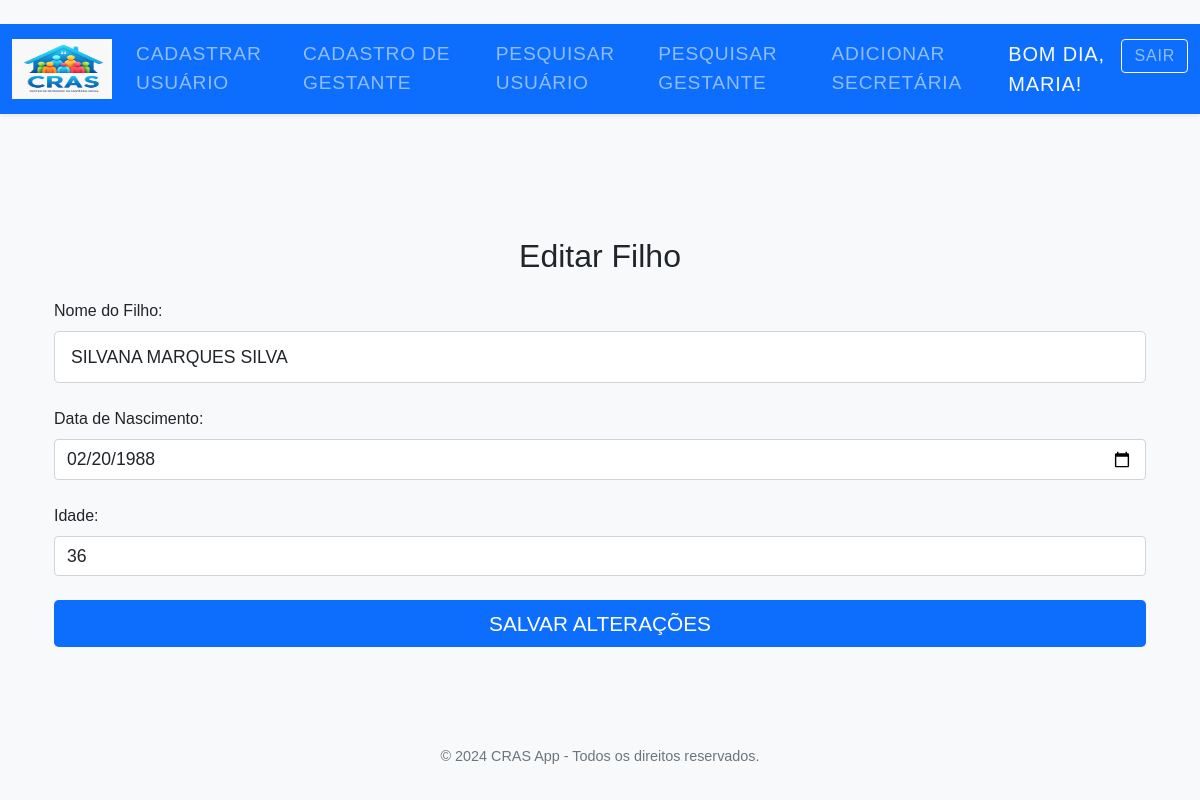
Screenshot of /editar_filho/1 (signed in) with the database file from the repository.
### tables this page shows
CREATE TABLE filhos (
    id INTEGER PRIMARY KEY AUTOINCREMENT,
    nome TEXT NOT NULL,
    idade INTEGER NOT NULL,
    data_nascimento DATE,  -- Adicionado campo para data de nascimento
    usuario_id INTEGER, cpf TEXT, rg TEXT,
    FOREIGN KEY(usuario_id) REFERENCES usuarios(id)
);

### app.py (the view, shortened to what this page needs)
@app.route('/editar_filho/<int:filho_id>', methods=['GET', 'POST'])
def editar_filho(filho_id):
    if 'username' not in session:
        return redirect(url_for('index'))
    cursor = g.db.cursor()
    cursor.execute("SELECT * FROM filhos WHERE id = ?", (filho_id,))
    filho = cursor.fetchone()
    return render_template('editar_filho.html', filho=filho)

### app.py (called while the page is built)
def connect_db():
    conn = sqlite3.connect('database.db')
    conn.row_factory = sqlite3.Row  # Permite acessar as colunas pelo nome
    return conn

@app.before_request
def before_request():
    g.db = connect_db()

@app.teardown_request
def teardown_request(exception):
    db = getattr(g, 'db', None)
    if db is not None:
        db.close()

### templates/editar_filho.html (shortened to what this page needs)
﻿{% extends "base.html" %}
{% block content %}
<div class="container mt-5">
    <h2 class="text-center mb-4">Editar Filho</h2>
    <form action="{{ url_for('editar_filho', filho_id=filho['id']) }}" method="POST" class="needs-validation" novalidate>
        <div class="mb-4">
            <label for="nome_filho" class="form-label">Nome do Filho:</label>
            <input type="text" class="form-control form-control-lg" id="nome_filho" name="nome_filho" value="{{ filho['nome'] }}" required style="text-transform: uppercase;">
        </div>
        <div class="mb-4">
            <label for="data_nascimento_filho" class="form-label">Data de Nascimento:</label>
            <input type="date" class="form-control" id="data_nascimento_filho" name="data_nascimento_filho" value="{{ filho['data_nascimento'] }}" required>
        </div>
        <div class="mb-4">
            <label for="idade_filho" class="form-label">Idade:</label>
            <input type="number" class="form-control" id="idade_filho" name="idade_filho" value="{{ filho['idade'] }}" required>
        </div>
        <button type="submit" class="btn btn-primary btn-lg w-100">SALVAR ALTERAÇÕES</button>
    </form>
</div>
{% endblock %}

### static/styles.css (style rules this page uses)
.container { margin-top: 5rem; flex: 1; display: flex; flex-direction: column; justify-content: center; }
body { display: flex; flex-direction: column; min-height: 100vh; }
.btn-lg { padding: 0.75rem 1.25rem; font-size: 1.3rem; }
body { background-color: #f8f9fa; font-family: 'Arial', sans-serif; }
.text-center { text-align: center; }
.mt-5 { margin-top: 3rem !important; }
.mb-4 { margin-bottom: 1.5rem !important; }
.btn-primary { background-color: #0d6efd; border: none; padding: 0.5rem 1rem; }
.form-control-lg { padding: 0.75rem 1rem; font-size: 1.125rem; }
.form-control, .form-select, .form-check-input { font-size: 1.125rem; }
input[type="text"], input[type="password"] { text-transform: none; }
html, body { height: 100%; }
body { display: flex; flex-direction: column; }
.container { flex: 1; }
.form-control { font-size: 1.1rem; }

### rows the page displays
filhos: nome_filho "silvana marques silva", data_nascimento_filho "02/20/1988", idade_filho "36"
